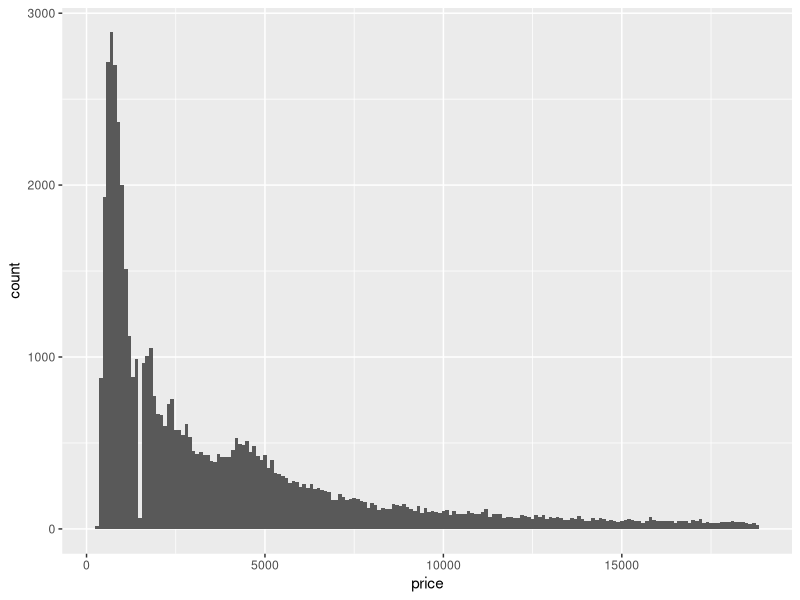
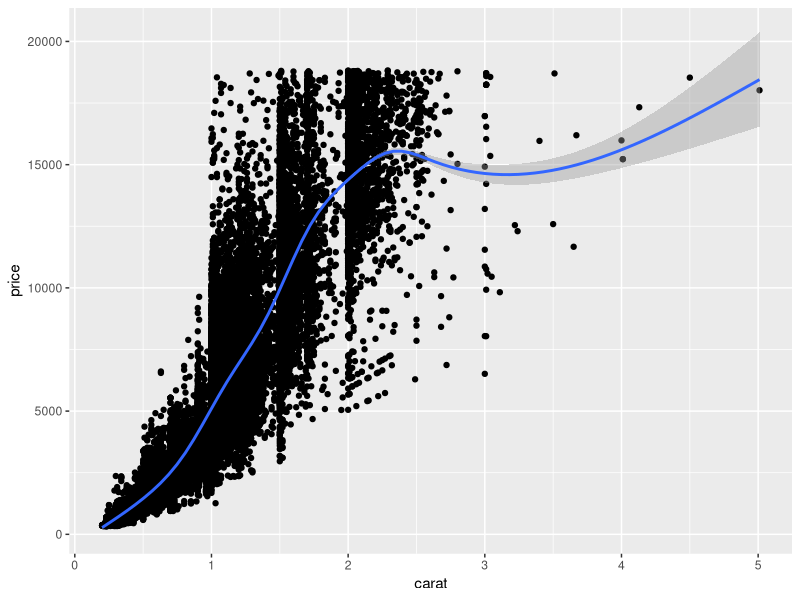
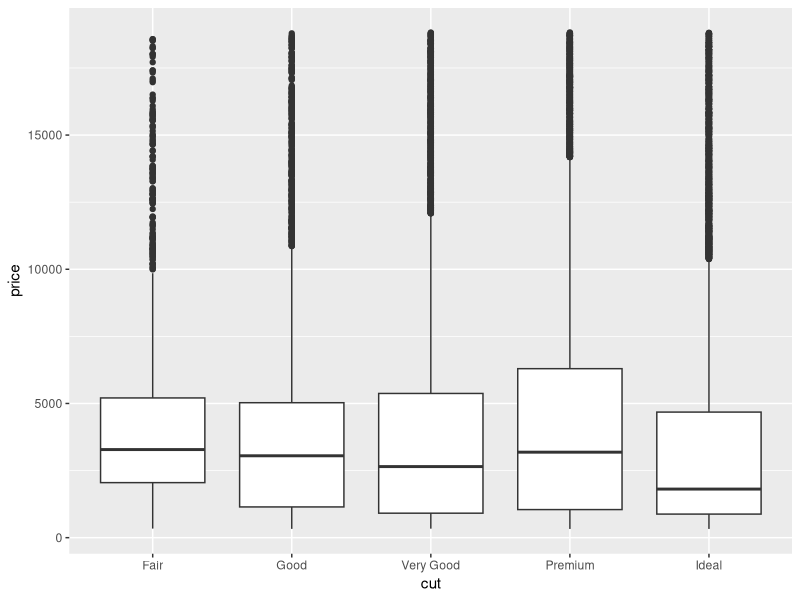
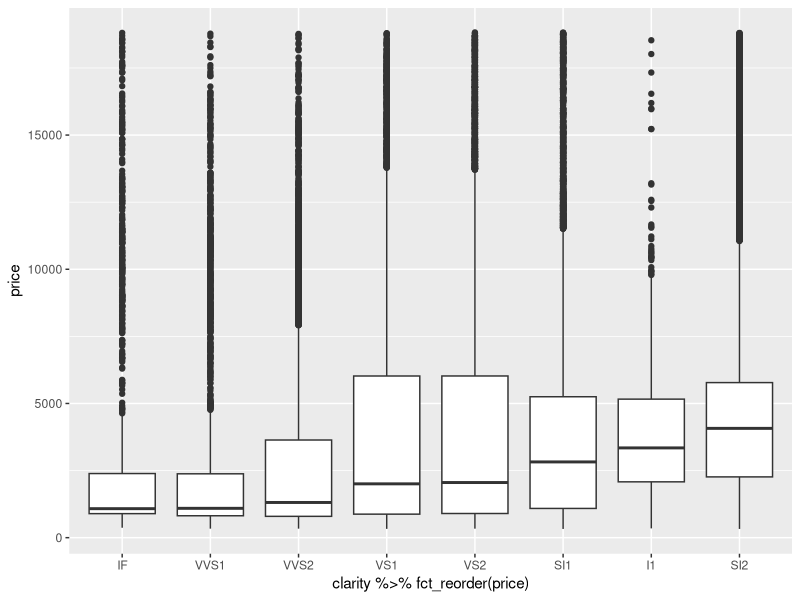

The R script that drew these images, in order: (Note: this script raises an error after producing the figures.)
library(tidyverse)

#' Q1 - Explore the distribution of price. Do you discover anything unusual or
#' surprising? (Hint: Carefully think about the binwidth and make sure you try a
#' wide range of values.)

ggplot(data = diamonds) +
  geom_histogram(mapping = (aes(x = price)), binwidth = 100)

#' There is a long tail, with most of the diamonds being priced ar around $1000.
#' The most expensive diamonds are few in number.
 

#' Q2 - Which of the 4Cs (carat, cut, clarity, color) is most important for
#' predicting the price of a diamond?

ggplot(data = diamonds, aes(x = carat, y = price)) +
  geom_point() + 
  geom_smooth()

ggplot(data = diamonds, aes(x = cut, y = price)) +
  geom_boxplot()

ggplot(data = diamonds, aes(x = clarity %>% fct_reorder(price), y = price)) +
  geom_boxplot()

ggplot(data = diamonds, aes(x = color %>% fct_reorder, y = price)) +
  geom_boxplot()

#' Carat is the best predictor of diamond price as there is a clear positive
#' relationship. This is not the case with the other Cs where something like cut
#' does not seem to give an intuitive result.


#' Q3 - Plot the distribution of carat across various price bins using the
#' geom_boxplot() and geom_histogram() functions. For the latter, leverage the
#' facet_wrap() function.

#' How would you describe the relationship between carat and price based on
#' these visualizations?
 

ggplot(data = diamonds, aes(x = price, y = carat)) +
  geom_boxplot(
    mapping = aes(group = price %>% cut_width(width = 2500, center = 1250))
  )


#' As carat increases, price increases as well.
